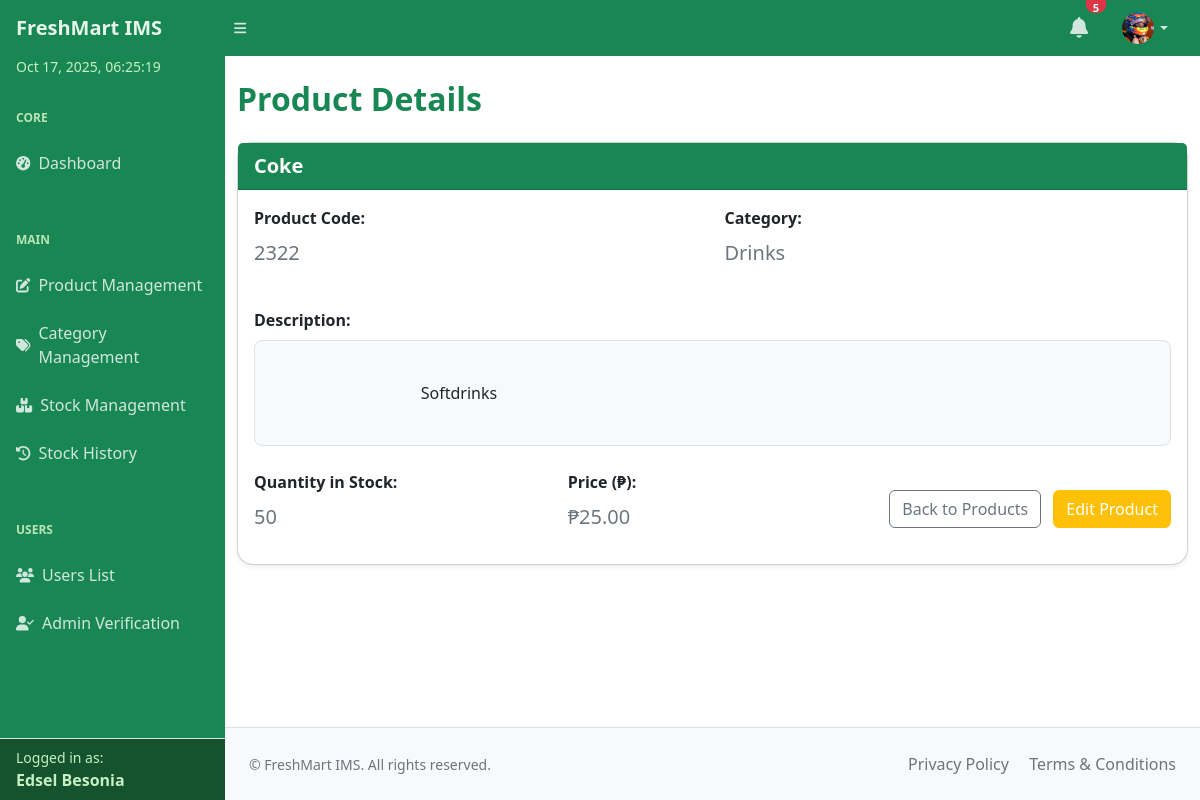
Before: /inventory/products/3/ (signed in) with the older database file.
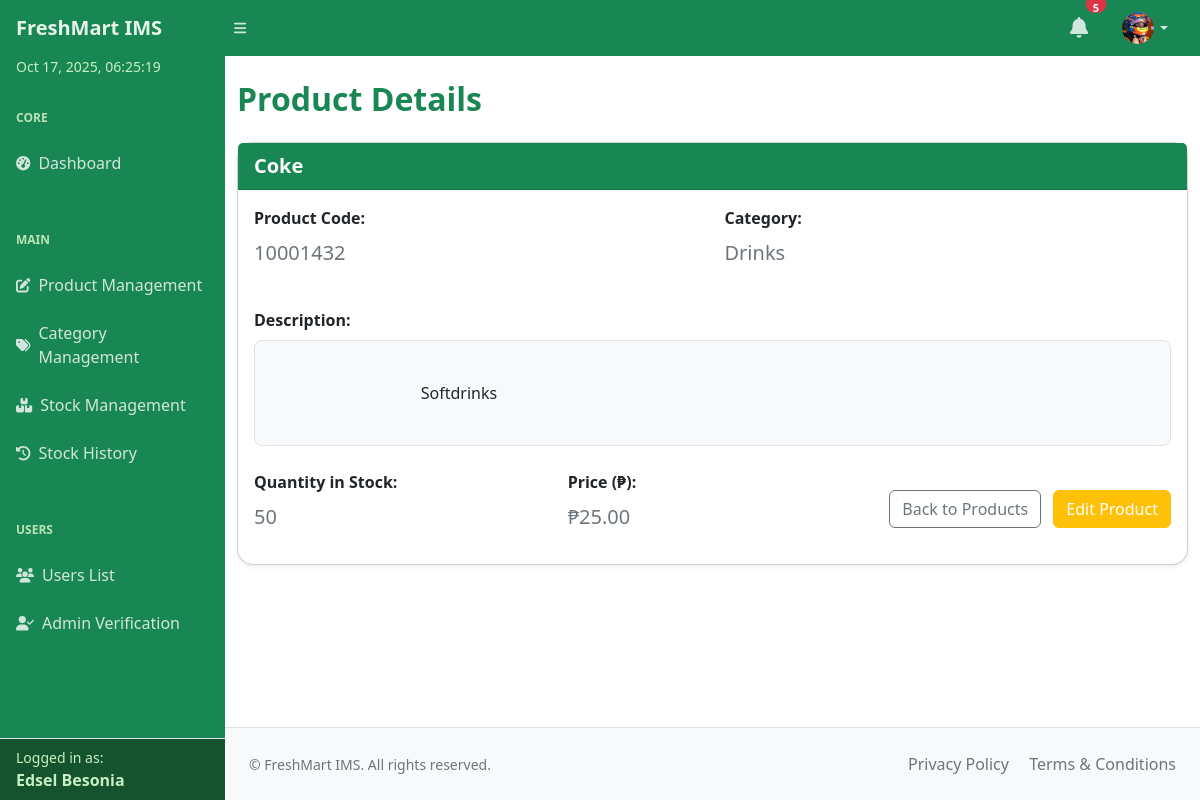
After: the same page with the newer database file.
### inventory/models.py (models this page shows, shortened)
class InventoryItem(models.Model):
    product_name = models.CharField(max_length=100)
    product_code = models.CharField(max_length=50)
    description = models.TextField(blank=True)
    quantity_in_stock = models.IntegerField(default=0)
    price = models.DecimalField(max_digits=10, decimal_places=2)
    category = models.ForeignKey(Category, on_delete=models.SET_NULL, null=True, blank=True)
    created_at = models.DateTimeField(auto_now_add=True)
    updated_at = models.DateTimeField(auto_now=True)

class Category(models.Model):
    category_name = models.CharField(max_length=100)
    description = models.TextField(blank=True)
    def __str__(self):
        return self.category_name

### inventory/views.py (the view)
# urls.py: path('products/<int:pk>/', views.product_detail, name='product_detail'),
def product_detail(request, pk):
    product = get_object_or_404(InventoryItem, pk=pk)
    return render(request, 'inventory/product_detail.html', {
        'product': product
    })

### inventory/context_processors.py (called while the page is built)
def profile_picture(request):
    if request.user.is_authenticated:
        profile = getattr(request.user, 'userprofile', None)
        if profile and profile.picture:
            return {'profile_picture_url': profile.picture.url}
    return {'profile_picture_url': None}

### templates/inventory/product_detail.html (shortened to what this page needs)
{% include "partials/header.html" %}
<body class="sb-nav-fixed">
    {% include "partials/navbar.html" %}
    <div id="layoutSidenav">
        {% include "partials/sidebar.html" %}
        <div id="layoutSidenav_content">
            <main class="container mt-4">
                <h2 class="mb-4 fw-bold text-success">Product Details</h2>
                <div class="card shadow-sm mb-4 rounded-4">
                    <div class="card-header bg-success text-white fw-semibold fs-5">
                        {{ product.product_name }}
                    </div>
                    <div class="card-body">
                        <div class="row g-4">
                            <div class="col-md-6">
                                <p class="mb-2"><strong>Product Code:</strong></p>
                                <p class="text-muted fs-5">{{ product.product_code }}</p>
                            </div>
                            <div class="col-md-6">
                                <p class="mb-2"><strong>Category:</strong></p>
                                <p class="text-muted fs-5">{{ product.category }}</p>
                            </div>
                            <div class="col-12">
                                <p class="mb-2"><strong>Description:</strong></p>
                                <div class="border rounded-3 p-3 bg-light" style="min-height: 80px; white-space: pre-wrap; font-size: 1rem;">
                                    {{ product.description|linebreaksbr }}
                                </div>
                            </div>
                            <div class="col-md-4">
                                <p class="mb-2"><strong>Quantity in Stock:</strong></p>
                                <p class="text-muted fs-5">{{ product.quantity_in_stock }}</p>
                            </div>
                            <div class="col-md-4">
                                <p class="mb-2"><strong>Price (₱):</strong></p>
                                <p class="text-muted fs-5">₱{{ product.price|floatformat:2 }}</p>
                            </div>
                            <div class="col-md-4 d-flex align-items-center justify-content-md-end">
                                <div>
                                    <a href="{% url 'product_manage' %}" class="btn btn-outline-secondary me-2">
                                         Back to Products
                                    </a>
                                    <a href="{% url 'product_edit' product.id %}" class="btn btn-warning text-white">
                                         Edit Product
                                    </a>
                                </div>
                            </div>
                        </div>
                    </div>
                </div>
            </main>
            {% include "partials/footer.html" %}
        </div>
    </div>
</body>
</html>

Changed rows visible on the page:
changed InventoryItem "Coke": product_code "2322" → "10001432"
